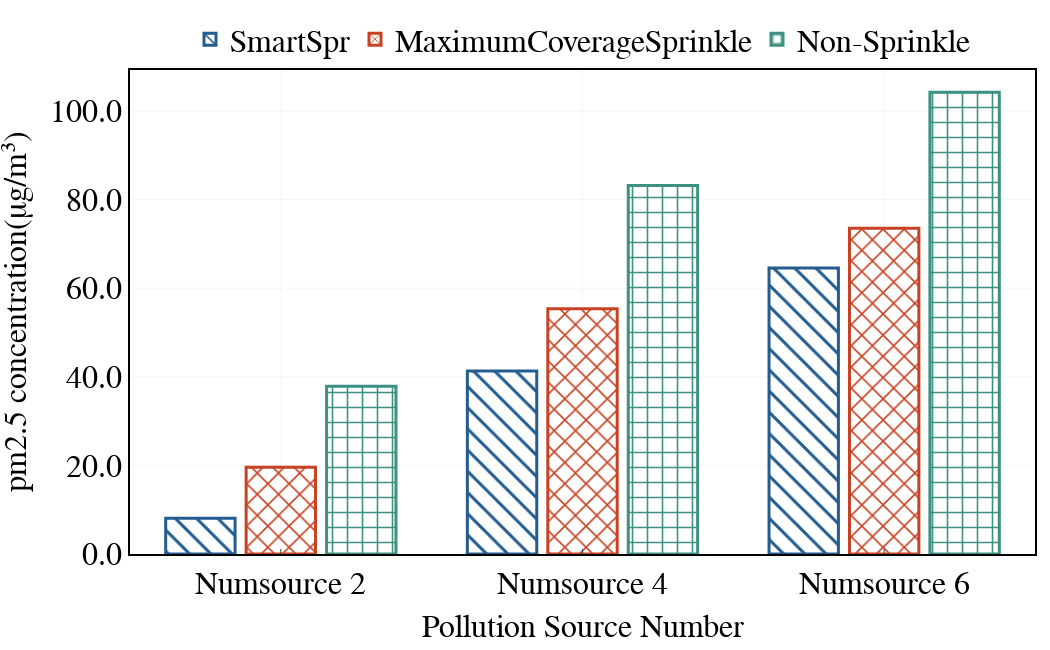

Notebook cell for this chart:
### Markdown cell above
# average pm2.5 concentration at last two hours for different source number

### Code cell
#区域平均污染物浓度
Setting = pypolo2.utilities.Config()
strategy_name = ["EffectOrientedSelectiveSpray",
                 "MaximumCoverageSpray",
                 "NoSpray"]
comparing_variables = [["teamsize_3","teamsize_5","teamsize_7"],
                       ["numsource_2","numsource_4","numsource_6","numsource_8"],
                       ["change_interval4","change_interval8","change_interval12"]]
seeds = [0,3,7,11,15,18,32,42,50,55,60,66]
team_sizes = [3,5,7]
sourcenums = [2,4,6,8]
change_intervals = [4,8,12]
total_step = 48
sche_step = 0
adaptive_step = 0
strategy_pm25concentration = []
for strategy in strategy_name:
    if strategy == "EffectOrientedGreedySpray":
        sche_step = 8
        adaptive_step = 8
    else:
        sche_step = 18
        adaptive_step = 2
    variable_pm25concentration = []
    for i in range(3):
        comparing_variable = comparing_variables[1][i]
        team_size = 5
        sourcenum = sourcenums[i]
        seed_pm25concentration = []
        for seed in seeds:
            pklname = f'SEED_{seed}_X{Setting.grid_x}_Y{Setting.grid_y}_VS{team_size}_TS{Setting.max_num_samples}_SS{sche_step}_AS{adaptive_step}_SN{sourcenum}_RS{Setting.replenish_speed}_WV{Setting.water_volume}'
            pkldir = './outputs/' + strategy + '/' + comparing_variable + '/' + pklname + ".pkl"
            data = pypolo2.experiments.utilities.readpkl(pkldir)
            time_pm25concentration = []
            for j in range(total_step):
                if j > 24:
                    pm25concentration = np.mean(data['truth_env'][j])
                    time_pm25concentration.append(pm25concentration)
            seed_pm25concentration.append(np.mean(time_pm25concentration))
        variable_pm25concentration.append(np.mean(seed_pm25concentration))
    strategy_pm25concentration.append(variable_pm25concentration)
strategy_pm25concentration = np.array(strategy_pm25concentration)

width = 1050
height = 650
colors_dict = ['#C74223', '#3D9182', '#245C8F']

labels = np.array(["Numsource 2","Numsource 4","Numsource 6"])
xtitle = 'Pollution Source Number'
ytitle = 'pm2.5 concentration(μg/m³)'
fig = go.Figure()
fig.add_trace(go.Bar(width= 0.23, x=labels, y=strategy_pm25concentration[0,:], name='SmartSpr', marker=dict(line_color=colors_dict[2],color=colors_dict[2], pattern_shape='\\')))
fig.add_trace(go.Bar(width= 0.23, x=labels, y=strategy_pm25concentration[1,:], name='MaximumCoverageSprinkle', marker=dict(line_color=colors_dict[0],color=colors_dict[0], pattern_shape='x')))
fig.add_trace(go.Bar(width= 0.23, x=labels, y=strategy_pm25concentration[2,:], name='Non-Sprinkle', marker=dict(line_color=colors_dict[1],color=colors_dict[1], pattern_shape='+')))

fig.update_traces(
    marker=dict(pattern_fillmode="replace", line_width=3, pattern_size=15),
)

fig = bar_update_fig(fig, xtitle, ytitle, width=width, height=height)
fig.update_xaxes(title_text=xtitle, title_font=dict(size=32),tickfont=dict(size=32))
fig.update_yaxes(title_text=ytitle, title_font=dict(size=32),tickfont=dict(size=32))
fig.update_layout(
    yaxis=dict(range=[0, np.max(strategy_pm25concentration)+5]),
    legend=dict(font=dict(size=32), x=0.5, y=1.12, orientation='h')
    ) # name size
fig.show()
filename = './outputs/png/bar_AveragePollution-numsource2468.png'
print(filename)
fig.write_image(filename, scale=1)

### Figure 1 — Plotly figure (JSON) as saved in the notebook; plotly's stock layout.template omitted (floating-point values rounded to 4 significant figures)
{"data": [{"marker": {"color": "#245C8F", "line": {"color": "#245C8F", "width": 3}, "pattern": {"fillmode": "replace", "shape": "\\", "size": 15}}, "name": "SmartSpr", "type": "bar", "width": 0.23, "x": ["Numsource 2", "Numsource 4", "Numsource 6"], "y": [8.095, 41.31, 64.57]}, {"marker": {"color": "#C74223", "line": {"color": "#C74223", "width": 3}, "pattern": {"fillmode": "replace", "shape": "x", "size": 15}}, "name": "MaximumCoverageSprinkle", "type": "bar", "width": 0.23, "x": ["Numsource 2", "Numsource 4", "Numsource 6"], "y": [19.57, 55.37, 73.51]}, {"marker": {"color": "#3D9182", "line": {"color": "#3D9182", "width": 3}, "pattern": {"fillmode": "replace", "shape": "+", "size": 15}}, "name": "Non-Sprinkle", "type": "bar", "width": 0.23, "x": ["Numsource 2", "Numsource 4", "Numsource 6"], "y": [37.86, 83.18, 104.3]}], "layout": {"font": {"color": "rgb(0, 0, 0)", "family": "Arial", "size": 30}, "height": 650, "legend": {"font": {"size": 32}, "orientation": "h", "title": {"text": ""}, "x": 0.5, "xanchor": "center", "y": 1.12, "yanchor": "top"}, "margin": {"b": 15, "l": 15, "r": 15, "t": 15}, "plot_bgcolor": "rgb(255,255,255)", "width": 1050, "xaxis": {"gridcolor": "rgb(245, 245, 245)", "linecolor": "rgb(0, 0, 0)", "linewidth": 2, "mirror": true, "showline": true, "tickfont": {"size": 32}, "ticks": "inside", "title": {"font": {"size": 32}, "text": "Pollution Source Number"}}, "yaxis": {"gridcolor": "rgb(245, 245, 245)", "linecolor": "rgb(0, 0, 0)", "linewidth": 2, "mirror": true, "range": [0, 109.3], "showline": true, "tickfont": {"size": 32}, "tickformat": ".1f", "title": {"font": {"size": 32}, "text": "pm2.5 concentration(μg/m³)"}}}}
